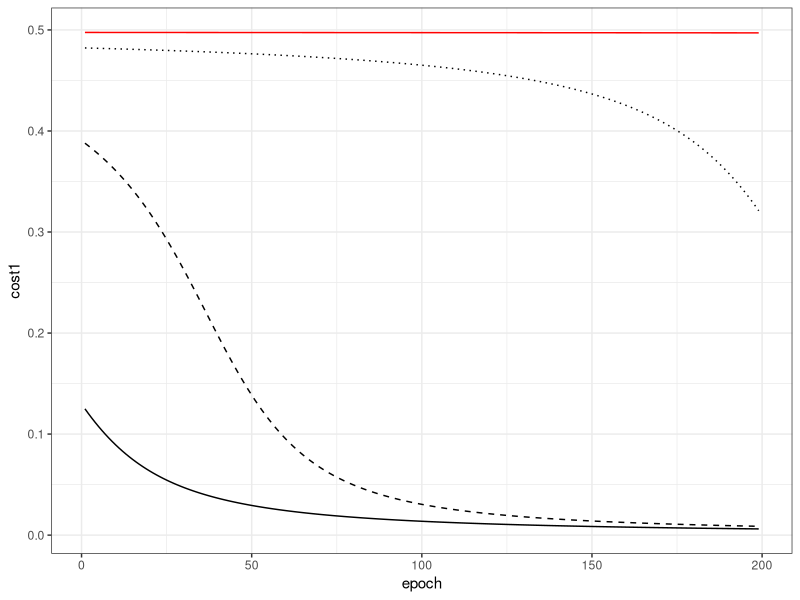

Source code (R):
library(data.table)
library(ggplot2)

l <- 0.15  # The learning Rate lambda
i <- 1.00  # Input learning data
y <- 0.00  # Output Learning data

chart1 <- data.table(epoch = numeric(), cost1 = numeric())
chart2 <- data.table(epoch = numeric(), cost2 = numeric())
chart3 <- data.table(epoch = numeric(), cost3 = numeric())
chart4 <- data.table(epoch = numeric(), cost4 = numeric())

# Define our Cost Function
costf <- function (a, y)
{ (a - y) ^ 2 / 2 }

# Define our activation function
logistic <- function (z){
  return(1/(1+exp(-z)))
}

# Define the derivative of the activation function
logistic_gradient <- function (z){
  logistic(z) * (1 - logistic(z))
}


# Run the iteration with the first set of weight and bias assumtions
w <- 0.0  # Initial assumption for weight
b <- 0.0  # Initial assumption for beta
epoch <- 1
while (epoch %% 200 != 0) {
  z      <- w * i + b
  a      <- logistic(z)
  c      <- costf(a, y)
  chart1 <- rbind(chart1, data.table(epoch = epoch, cost1 = c))
  
  dw     <- (a - y) * i * logistic_gradient(z)
  db     <- (a - y) *     logistic_gradient(z)
  w      <- w - dw * l
  b      <- b - db * l
  epoch  <- epoch + 1
}

# Run the iteration with the next set of weight and bias assumtions
w <- 1.00  # Initial assumption for weight
b <- 1.00  # Initial assumption for beta
epoch <- 1
while (epoch %% 200 != 0) {
  z      <- w * i + b
  a      <- logistic(z)
  c      <- costf(a, y)
  chart2 <- rbind(chart2, data.table(epoch = epoch, cost2 = c))
  
  dw     <- (a - y) * i * logistic_gradient(z)
  db     <- (a - y) *     logistic_gradient(z)
  w      <- w - dw * l
  b      <- b - db * l
  epoch  <- epoch + 1
}

# Run the iteration with the next set of weight and bias assumtions
w <- 2.00  # Initial assumption for weight
b <- 2.00  # Initial assumption for beta
epoch <- 1
while (epoch %% 200 != 0) {
  z      <- w * i + b
  a      <- logistic(z)
  c      <- costf(a, y)
  chart3 <- rbind(chart3, data.table(epoch = epoch, cost3 = c))
  
  dw     <- (a - y) * i * logistic_gradient(z)
  db     <- (a - y) *     logistic_gradient(z)
  w      <- w - dw * l
  b      <- b - db * l
  epoch  <- epoch + 1
}

# Run the iteration with the last set of weight and bias assumtions
w <- 3.00  # Initial assumption for weight
b <- 3.00  # Initial assumption for beta
epoch <- 1
while (epoch %% 200 != 0) {
  z      <- w * i + b
  a      <- logistic(z)
  c      <- costf(a, y)
  chart4 <- rbind(chart4, data.table(epoch = epoch, cost4 = c))
  
  dw     <- (a - y) * i * logistic_gradient(z)
  db     <- (a - y) *     logistic_gradient(z)
  w      <- w - dw * l
  b      <- b - db * l
  epoch  <- epoch + 1
}


# Plot the three versions to show the issue of vanishing gradient
ggplot() +
  geom_line(data = chart1, aes(x = epoch, y = cost1), linetype=1) + 
  geom_line(data = chart2, aes(x = epoch, y = cost2), linetype=2) + 
  geom_line(data = chart3, aes(x = epoch, y = cost3), linetype=3) + 
  geom_line(data = chart4, aes(x = epoch, y = cost4), color = "red") + 
  theme_bw()


